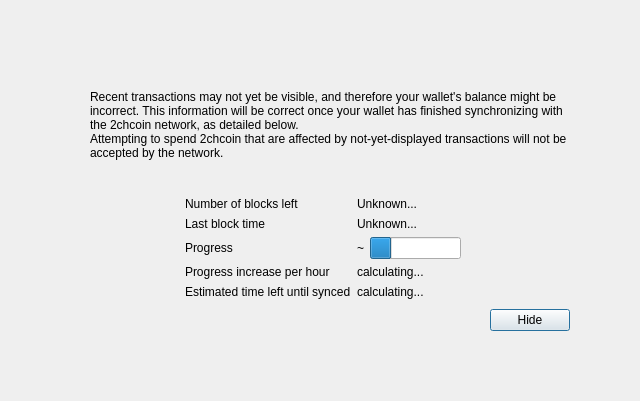
<?xml version="1.0" encoding="UTF-8"?>
<ui version="4.0">
 <class>ModalOverlay</class>
 <widget class="ModalOverlay" name="ModalOverlay">
  <property name="geometry">
   <rect>
    <x>0</x>
    <y>0</y>
    <width>640</width>
    <height>401</height>
   </rect>
  </property>
  <property name="windowTitle">
   <string>Form</string>
  </property>
  <layout class="QVBoxLayout" name="verticalLayout" stretch="0">
   <property name="sizeConstraint">
    <enum>QLayout::SetDefaultConstraint</enum>
   </property>
   <property name="leftMargin">
    <number>0</number>
   </property>
   <property name="topMargin">
    <number>0</number>
   </property>
   <property name="rightMargin">
    <number>0</number>
   </property>
   <property name="bottomMargin">
    <number>0</number>
   </property>
   <item>
    <widget class="QWidget" name="bgWidget" native="true">
     <property name="styleSheet">
      <string notr="true"/>
     </property>
     <layout class="QVBoxLayout" name="verticalLayoutMain" stretch="0">
      <property name="leftMargin">
       <number>60</number>
      </property>
      <property name="topMargin">
       <number>60</number>
      </property>
      <property name="rightMargin">
       <number>60</number>
      </property>
      <property name="bottomMargin">
       <number>60</number>
      </property>
      <item>
       <widget class="QWidget" name="contentWidget" native="true">
        <property name="styleSheet">
         <string notr="true"/>
        </property>
        <layout class="QVBoxLayout" name="verticalLayoutSub" stretch="1,0,0,0,0">
         <property name="spacing">
          <number>0</number>
         </property>
         <property name="leftMargin">
          <number>10</number>
         </property>
         <property name="topMargin">
          <number>10</number>
         </property>
         <property name="rightMargin">
          <number>10</number>
         </property>
         <property name="bottomMargin">
          <number>10</number>
         </property>
         <item>
          <layout class="QHBoxLayout" name="horizontalLayoutIconText" stretch="0,1">
           <property name="topMargin">
            <number>20</number>
           </property>
           <item>
            <layout class="QVBoxLayout" name="verticalLayoutIcon">
             <property name="leftMargin">
              <number>0</number>
             </property>
             <item>
              <widget class="QLabel" name="warningIcon">
               <property name="text">
                <string/>
               </property>
              </widget>
             </item>
             <item>
              <spacer name="verticalSpacerWarningIcon">
               <property name="orientation">
                <enum>Qt::Vertical</enum>
               </property>
               <property name="sizeHint" stdset="0">
                <size>
                 <width>20</width>
                 <height>40</height>
                </size>
               </property>
              </spacer>
             </item>
            </layout>
           </item>
           <item>
            <layout class="QVBoxLayout" name="verticalLayoutInfoText">
             <property name="leftMargin">
              <number>0</number>
             </property>
             <property name="topMargin">
              <number>0</number>
             </property>
             <item>
              <widget class="QLabel" name="infoText">
               <property name="text">
                <string>Recent transactions may not yet be visible, and therefore your wallet's balance might be incorrect. This information will be correct once your wallet has finished synchronizing with the 2chcoin network, as detailed below.</string>
               </property>
               <property name="textFormat">
                <enum>Qt::RichText</enum>
               </property>
               <property name="wordWrap">
                <bool>true</bool>
               </property>
              </widget>
             </item>
             <item>
              <widget class="QLabel" name="infoTextStrong">
               <property name="text">
                <string>Attempting to spend 2chcoin that are affected by not-yet-displayed transactions will not be accepted by the network.</string>
               </property>
               <property name="textFormat">
                <enum>Qt::RichText</enum>
               </property>
               <property name="wordWrap">
                <bool>true</bool>
               </property>
              </widget>
             </item>
             <item>
              <spacer name="verticalSpacerInTextSpace">
               <property name="orientation">
                <enum>Qt::Vertical</enum>
               </property>
               <property name="sizeHint" stdset="0">
                <size>
                 <width>20</width>
                 <height>40</height>
                </size>
               </property>
              </spacer>
             </item>
            </layout>
           </item>
          </layout>
         </item>
         <item>
          <spacer name="verticalSpacerAfterText">
           <property name="orientation">
            <enum>Qt::Vertical</enum>
           </property>
           <property name="sizeHint" stdset="0">
            <size>
             <width>20</width>
             <height>40</height>
            </size>
           </property>
          </spacer>
         </item>
         <item>
          <layout class="QFormLayout" name="formLayout">
           <property name="fieldGrowthPolicy">
            <enum>QFormLayout::FieldsStayAtSizeHint</enum>
           </property>
           <property name="formAlignment">
            <set>Qt::AlignHCenter|Qt::AlignTop</set>
           </property>
           <property name="horizontalSpacing">
            <number>6</number>
           </property>
           <property name="verticalSpacing">
            <number>6</number>
           </property>
           <property name="topMargin">
            <number>10</number>
           </property>
           <item row="0" column="0">
            <widget class="QLabel" name="labelNumberOfBlocksLeft">
             <property name="text">
              <string>Number of blocks left</string>
             </property>
            </widget>
           </item>
           <item row="0" column="1">
            <widget class="QLabel" name="numberOfBlocksLeft">
             <property name="text">
              <string>Unknown...</string>
             </property>
            </widget>
           </item>
           <item row="1" column="0">
            <widget class="QLabel" name="labelLastBlockTime">
             <property name="text">
              <string>Last block time</string>
             </property>
            </widget>
           </item>
           <item row="1" column="1">
            <widget class="QLabel" name="newestBlockDate">
             <property name="sizePolicy">
              <sizepolicy hsizetype="Maximum" vsizetype="Preferred">
               <horstretch>0</horstretch>
               <verstretch>0</verstretch>
              </sizepolicy>
             </property>
             <property name="text">
              <string>Unknown...</string>
             </property>
            </widget>
           </item>
           <item row="2" column="0">
            <widget class="QLabel" name="labelSyncDone">
             <property name="text">
              <string>Progress</string>
             </property>
            </widget>
           </item>
           <item row="2" column="1">
            <layout class="QHBoxLayout" name="horizontalLayoutSync" stretch="0,1">
             <item>
              <widget class="QLabel" name="percentageProgress">
               <property name="text">
                <string notr="true">~</string>
               </property>
              </widget>
             </item>
             <item>
              <widget class="QProgressBar" name="progressBar">
               <property name="value">
                <number>24</number>
               </property>
               <property name="format">
                <string/>
               </property>
              </widget>
             </item>
            </layout>
           </item>
           <item row="4" column="0">
            <widget class="QLabel" name="labelProgressIncrease">
             <property name="text">
              <string>Progress increase per hour</string>
             </property>
            </widget>
           </item>
           <item row="4" column="1">
            <widget class="QLabel" name="progressIncreasePerH">
             <property name="text">
              <string>calculating...</string>
             </property>
            </widget>
           </item>
           <item row="5" column="0">
            <widget class="QLabel" name="labelEstimatedTimeLeft">
             <property name="text">
              <string>Estimated time left until synced</string>
             </property>
            </widget>
           </item>
           <item row="5" column="1">
            <widget class="QLabel" name="expectedTimeLeft">
             <property name="text">
              <string>calculating...</string>
             </property>
            </widget>
           </item>
          </layout>
         </item>
         <item>
          <layout class="QHBoxLayout" name="horizontalLayoutButtons">
           <property name="leftMargin">
            <number>10</number>
           </property>
           <property name="topMargin">
            <number>10</number>
           </property>
           <item>
            <spacer name="horizontalSpacer">
             <property name="orientation">
              <enum>Qt::Horizontal</enum>
             </property>
             <property name="sizeHint" stdset="0">
              <size>
               <width>40</width>
               <height>20</height>
              </size>
             </property>
            </spacer>
           </item>
           <item>
            <widget class="QPushButton" name="closeButton">
             <property name="text">
              <string>Hide</string>
             </property>
             <property name="focusPolicy">
              <enum>Qt::StrongFocus</enum>
             </property>
             <property name="default">
              <bool>true</bool>
             </property>
            </widget>
           </item>
          </layout>
         </item>
         <item>
          <layout class="QVBoxLayout" name="verticalLayout_2">
           <item>
            <spacer name="verticalSpacer">
             <property name="orientation">
              <enum>Qt::Vertical</enum>
             </property>
             <property name="sizeHint" stdset="0">
              <size>
               <width>20</width>
               <height>40</height>
              </size>
             </property>
            </spacer>
           </item>
          </layout>
         </item>
        </layout>
       </widget>
      </item>
     </layout>
    </widget>
   </item>
  </layout>
 </widget>
 <customwidgets>
  <customwidget>
   <class>ModalOverlay</class>
   <extends>QWidget</extends>
   <header>qt/modaloverlay.h</header>
   <container>1</container>
  </customwidget>
 </customwidgets>
 <resources/>
 <connections/>
</ui>
